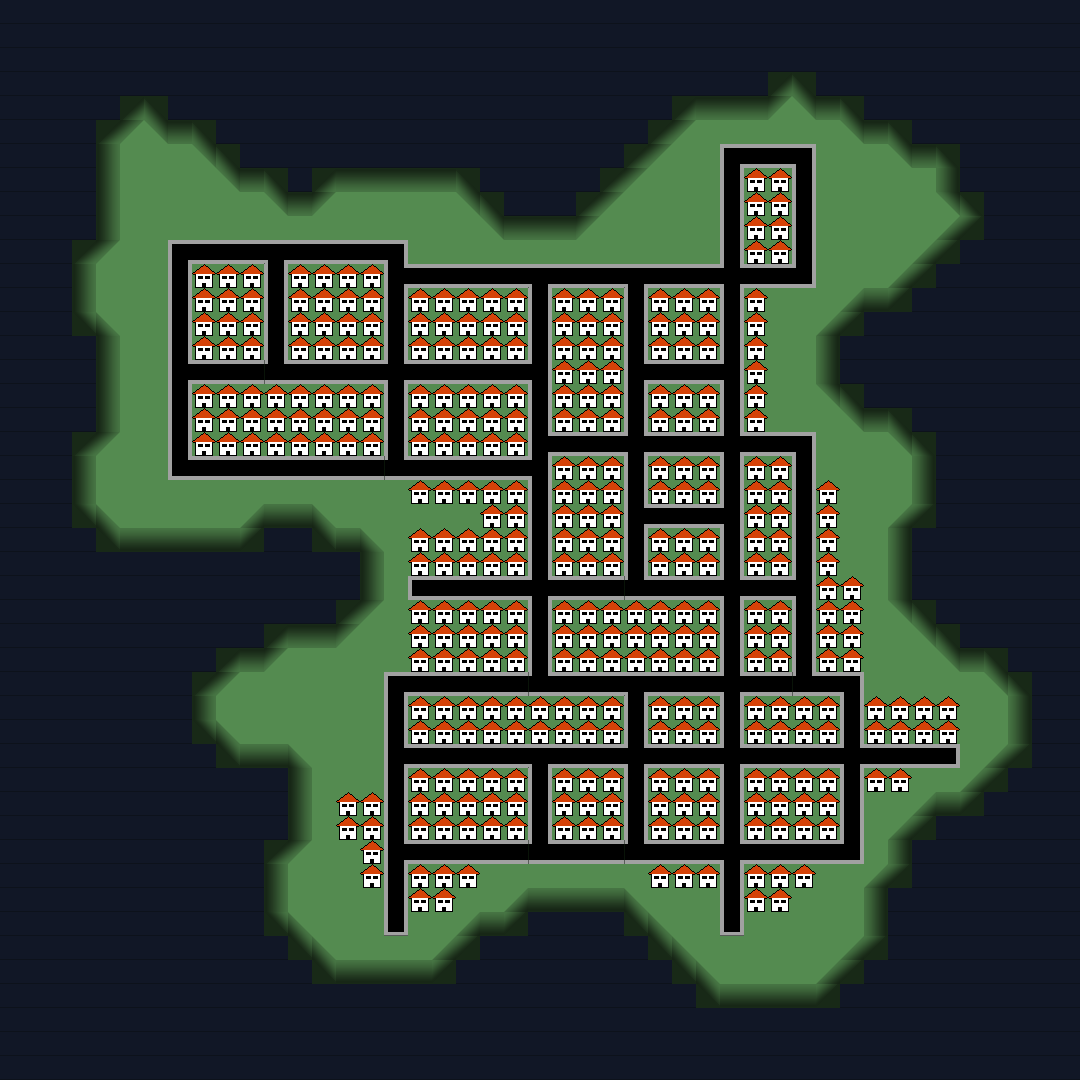

The image is a tile-based game level rendered from a .tmx file. Its description and source (layers, tilesets, objects; grid data summarised) follow:
An orthogonal 45x45 tile map with 24x24 px tiles, 2 tile layers (ground, houses).

<map version="1.0" orientation="orthogonal" renderorder="right-down" width="45" height="45" tilewidth="24" tileheight="24" nextobjectid="1">
 <tileset firstgid="1" name="tilemap" tilewidth="24" tileheight="24" tilecount="35">
  <image source="tilemap.png" width="120" height="168" />
 </tileset>
 <layer name="ground" width="45" height="45">
  <data>[2025 cells, 2025 non-empty, 28 distinct tile ids]</data>
 </layer>
 <layer name="houses" width="45" height="45">
  <data>[2025 cells, 343 non-empty, 1 distinct tile ids]</data>
 </layer>
</map>
